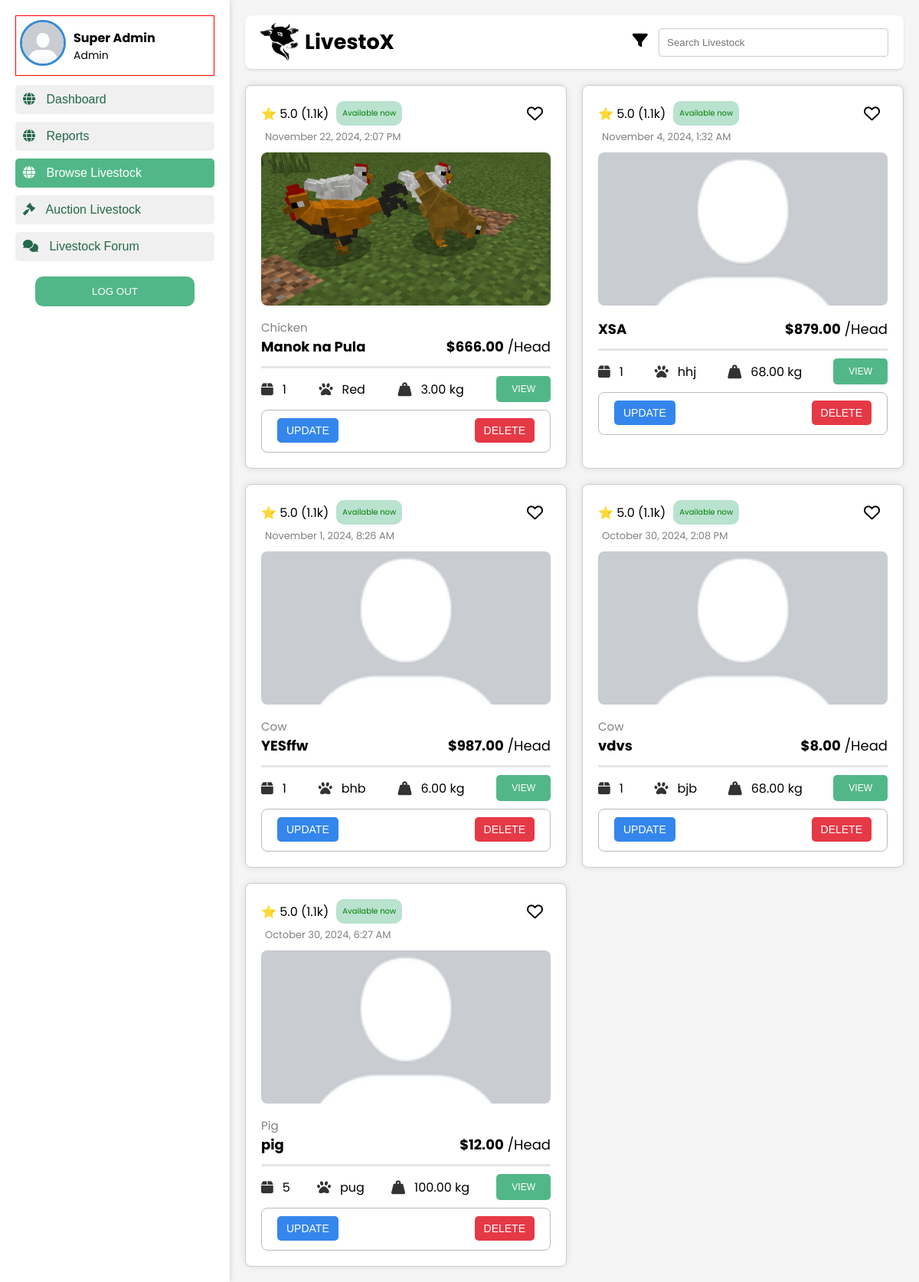
Before: /Frontend/Admin/browse_livestock.php (signed in) with the older database file.
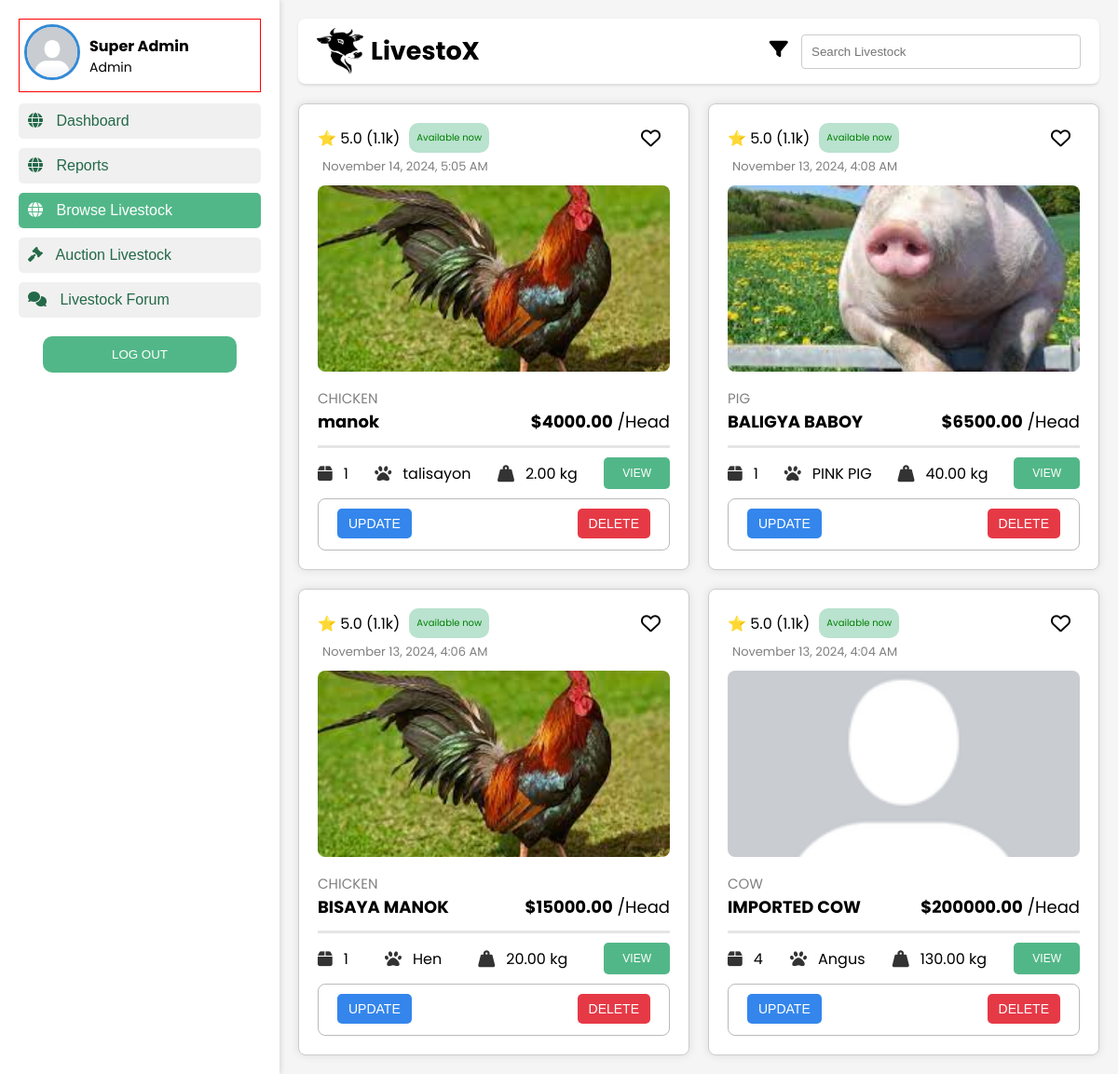
After: the same page with the newer database file.
### tables this page shows
CREATE TABLE `livestock_posts` (
  `post_id` int(11) NOT NULL,
  `farmer_id` int(11) NOT NULL,
  `title` varchar(255) NOT NULL,
  `description` text NOT NULL,
  `livestock_type` enum('COW','SHEEP','GOAT','CHICKEN','PIG') NOT NULL,
  `breed` varchar(100) DEFAULT NULL,
  `age` decimal(5,2) DEFAULT NULL COMMENT 'Age in years, e.g., 1.5 years',
  `weight` decimal(10,2) DEFAULT NULL COMMENT 'Weight in kilograms',
  `health_status` varchar(255) DEFAULT NULL,
  `location` varchar(255) DEFAULT NULL,
  `price` decimal(10,2) NOT NULL,
  `quantity` int(11) DEFAULT 1,
  `image_posts` varchar(255) DEFAULT NULL,
  `date_posted` timestamp NOT NULL DEFAULT current_timestamp(),
  `updated_at` timestamp NOT NULL DEFAULT current_timestamp() ON UPDATE current_timestamp(),
  `availability` enum('Available','Sold') DEFAULT 'Available'
);

### Frontend/Admin/browse_livestock.php (the view, shortened to what this page needs)
<?php
include('../../Backend/db/db_connect.php');
$user_id = $_SESSION['id'];
$query = "SELECT first_name, last_name, profile_picture, user_type FROM tbl_users WHERE id = ?";
$stmt = mysqli_prepare($con, $query);
mysqli_stmt_bind_param($stmt, 'i', $user_id);
mysqli_stmt_execute($stmt);
mysqli_stmt_bind_result($stmt, $first_name, $last_name, $profile_picture, $user_type);
$default_profile_picture = '../../Assets/default-profile.png';
$profile_image = !empty($profile_picture) && file_exists('../../uploads/profile_pictures/' . $profile_picture)
    ? '../../uploads/profile_pictures/' . $profile_picture
    : $default_profile_picture;
$livestock_posts_query = "SELECT lp.post_id, lp.title, lp.description, lp.price, lp.quantity, lp.image_posts, lp.date_posted, lp.livestock_type, lp.breed, lp.weight, u.id, u.first_name AS farmer_first_name, u.last_name AS farmer_last_name
                        FROM livestock_posts lp
                        JOIN tbl_users u ON lp.farmer_id = u.id
                        WHERE lp.availability = 'available'
                        ORDER BY lp.date_posted DESC";
$livestock_posts_result = mysqli_query($con, $livestock_posts_query);
?>
<!DOCTYPE html>
<html lang="en">
<head>
    <link rel="stylesheet" href="../../css/main.css">
    <link rel="stylesheet" href="../../css/admin_browse.css">
    <link rel="stylesheet" href="../../css/sidebar.css">
    <link rel="stylesheet" href="https://cdnjs.cloudflare.com/ajax/libs/font-awesome/6.0.0-beta3/css/all.min.css">
</head>
<body>
    <div class="container">
        <?php
        $page = 'browse_livestock';
        include('../../sidebar/sidebar-admin.php');
        ?>
        <div class="main-content">
            <header>
                <div class="livestock-logo">
                    <img src="../../Assets/livestock-logo.png" alt="Livestock Logo" class="livestock-img">
                    <div class="logo-name">LivestoX</div>
                </div>
                <div class="search">
                    <i class="fas fa-filter" onclick="showFilterPopup()"></i>
                    <input type="text" placeholder="Search Livestock">
                </div>
            </header>
            <div class="listings">
                <?php
                if (mysqli_num_rows($livestock_posts_result) > 0) {
                    while ($row = mysqli_fetch_assoc($livestock_posts_result)) {
                        $formatted_date_time = date('F j, Y, g:i A', strtotime($row['date_posted']));
                        $default_image = '../../Assets/default-profile.png';
                        $image_url = !empty($row['image_posts']) && file_exists('../../uploads/livestock_posts/' . $row['image_posts'])
                            ? '../../uploads/livestock_posts/' . htmlspecialchars($row['image_posts'])
                            : $default_image;
                ?>
                        <div class="listing-card" id="declaration-of-chat">
                            <div class="card-header">
                                <div class="rates">⭐ 5.0 (1.1k)</div>
                                <div class="availability"> Available now </div>
                                <div class="bookmark"> <i class="far fa-heart bookmark-icon"></i> </div>
                            </div>
                            <div class="post-date"><?php echo $formatted_date_time; ?></div>
                            <div class="listing-image">
                                <img src="<?php echo $image_url; ?>" alt="Livestock Image" class="livestock-img">
                            </div>
                            <div class="card-details">
                                <div class="card-info">
                                    <div class="animal-type"><?php echo htmlspecialchars($row['livestock_type'] ?? 'Unknown Type'); ?></div>
                                    <div class="card-bottom-info">
                                        <div class="livestock-title"> <strong><?php echo htmlspecialchars($row['title']); ?></strong></div>
                                        <div class="price"> <strong>$<?php echo htmlspecialchars($row['price']); ?></strong> /Head</div>
                                    </div>
                                </div>
                                <div class="card-more-info">
                                    <div class="info-item">
                                        <i class="fas fa-box"></i>
                                        <?php echo htmlspecialchars($row['quantity']); ?>
                                    </div>
                                    <div class="info-item">
                                        <i class="fas fa-paw"></i>
                                        <?php echo htmlspecialchars($row['breed'] ?? 'Unknown Breed'); ?>
                                    </div>
                                    <div class="info-item">
                                        <i class="fas fa-weight-hanging"></i>
                                        <?php echo htmlspecialchars($row['weight'] ?? 'Unknown Weight') . ' kg'; ?>
                                    </div>
                                    <div class="view-button">
                                        <a href="../../Frontend/Pages/details-page.php?post_id=<?php echo $row['post_id']; ?>" class="view-button-link">
                                            <button type="button">VIEW</button>
                                        </a>
                                    </div>
                                </div>
                                <div class="actions">
                                    <button class="update-button" onclick="openUpdateModal(<?php echo $row['post_id']; ?>)">UPDATE</button>
                                    <button class="delete-button" onclick="deleteListing(<?php echo $row['post_id']; ?>)">DELETE</button>
                                </div>
                            </div>
                        </div>
                <?php
                    }
                } else {
                    echo '<p>No livestock posts available.</p>';
                }
                ?>
            </div>
        </div>
    </div>
</body>
</html>

### sidebar/sidebar-admin.php
<div class="sidebar">
            <div class="profile-section">
                <div class="profile-image">
                    <img src="<?php echo htmlspecialchars($profile_image); ?>" alt="Profile Image">
                </div>
                <div class="profile-name">
                    <?php echo htmlspecialchars($first_name . ' ' . $last_name); ?>
                    <p class="user-type"><?php echo htmlspecialchars(ucfirst($user_type)); ?></p>
                </div>
            </div>
            <nav>
                <ul>
                    <li>
                        <a href="admin_dashboard.php" class="nav-button-link">
                            <button class="nav-button
                                <?php if ($page == 'admin_dashboard') {echo 'active';} ?>" href="../Frontend/Admin/admin_dashboard.php">
                                <i class="fas fa-globe"></i> Dashboard
                            </button>
                        </a>
                    </li>
                    <li>
                        <a href="reports.php" class="nav-button-link">
                            <button class="nav-button
                                <?php if ($page == 'reports') {echo 'active';} ?>" href="../Frontend/Admin/reports.php">
                                <i class="fas fa-globe"></i> Reports
                            </button>
                        </a>
                    </li>
                    <li>
                        <a href="browse_livestock.php" class="nav-button-link">
                            <button class="nav-button
                                <?php if ($page == 'browse_livestock') {echo 'active';} ?>" href="../Frontend/Admin/browse_livestock.php">
                                <i class="fas fa-globe"></i>  Browse Livestock
                            </button>
                        </a>
                    </li>
                    <li>
                        <a href="auction.php" class="nav-button-link">
                            <button class="nav-button
                                <?php if ($page == 'auction') {echo 'active';} ?>" href="../Frontend/Admin/auction.php">
                                <i class="fas fa-gavel"></i> Auction Livestock
                            </button>
                        </a>
                    </li>
                    <li>
                        <a href="livestock_forum.php" class="nav-button-link">
                            <button class="nav-button
                            <?php if ($page == 'livestock_forum') {echo 'active';} ?>" href="../Frontend/Admin/livestock_forum.php">
                            <i class="fas fa-comments"></i> Livestock Forum</button>
                        </a>
                    </li>
                </ul>
            </nav>
            <div class="logout">
                <a href="../../Backend/login/logout.php" id="logout-link">
                    <button type="button" class="logout-button" onclick="confirmLogout(event)">LOG OUT</button>
                </a>
            </div>
        </div>

### css/main.css (style rules this page uses)
* { padding: 0; margin: 0; box-sizing: border-box; }
body { font-family: "Poppins", sans-serif; margin: 0; padding: 0; display: flex; height: 100vh; background-color: #f5f5f5; }
header { display: flex; align-items: center; padding: 10px 20px; background-color: #fff; border-bottom: 1px solid #ddd; border-radius: 8px; box-shadow: 0 1px 3px rgba(0, 0, 0, 0.1); }
.livestock-logo { display: flex; }
.logo-name { display: flex; align-items: center; margin-left: 8px; font-size: 27px; font-weight: bold; }
img { height: 50px; width: 50px; }

### css/admin_browse.css (style rules this page uses)
.container { display: flex; width: 100%; }
.main-content { flex: 1; padding: 20px; overflow-y: auto; }
header { display: flex; justify-content: space-between; align-items: center; margin-bottom: 20px; }
.search input { padding: 10px; width: 300px; border: 1px solid #ccc; border-radius: 4px; }
.search i { cursor: pointer; font-size: 20px; }
.listings { display: grid; grid-template-columns: repeat(auto-fit, minmax(300px, 1fr)); gap: 20px; }
.listing-card { background-color: white; border: 1px solid #ccc; border-radius: 8px; padding: 20px; box-shadow: 0 0 10px rgba(0, 0, 0, 0.1); }
.listing-image img { width: 100%; height: 200px; object-fit: cover; border-radius: 8px; }
.card-details { margin-top: 10px; }
.animal-type { font-size: 15px; color: grey; }
.card-info { margin-bottom: 10px; border-bottom: 3px solid rgba(128, 128, 128, 0.205); padding-bottom: 12px; }
.card-bottom-info { font-size: 18px; display: flex; justify-content: space-between; }
.card-more-info { font-size: 16px; display: flex; justify-content: space-between; gap: 8px; align-items: center; flex-wrap: wrap; }
.info-item { display: flex; align-items: center; gap: 2px; }
.card-more-info i { font-size: 18px; color: #333; }
.view-button { display: flex; align-items: center; }
.view-button button { padding: 10px 20px; font-size: 12px; background-color: #52b788; color: white; border: none; border-radius: 5px; cursor: pointer; }
.card-header { display: flex; gap: 10px; align-items: center; }
.availability { color: green; font-size: 10px; padding: 8px; border-radius: 10px; background-color: #52b78866; }
.bookmark { font-size: 21px; margin-left: auto; }
.post-date { font-size: 13px; color: grey; margin-top: 5px; margin-bottom: 10px; margin-left: 5px; }
.actions { border: 1px solid rgba(128, 128, 128, 0.547); display: flex; justify-content: space-between; margin-top: 10px; padding: 5px 20px 12px 20px; border-radius: 8px; }
.actions .update-button, .actions .delete-button, .chat-button { padding: 8px 12px; margin-top: 5px; color: white; border: none; cursor: pointer; border-radius: 5px; font-size: 14px; }
.actions .update-button { background-color: #3486ec; }
.actions .delete-button { background-color: #E63946; }

### css/sidebar.css (style rules this page uses)
.sidebar { width: 300px; background-color: #ffffff; padding: 20px; box-shadow: 2px 0 5px rgba(0, 0, 0, 0.1); }
.profile-section { display: flex; align-items: center; border: 1px solid red; padding: 5px; }
.profile-image img { border: 3px solid #348ad5; border-radius: 50%; width: 60px; height: 60px; object-fit: cover; }
.profile-name { margin-left: 10px; font-size: 16px; font-weight: bold; }
.profile-name p { font-size: 14px; font-weight: lighter; }
nav ul { margin-top: 12px; list-style: none; padding: 0; }
nav ul li { margin-bottom: 10px; color: #52B788; }
.nav-button { display: block; width: 100%; padding: 10px; background-color: #f0f0f0; color: #246949; border: none; text-align: left; font-size: 16px; cursor: pointer; border-radius: 5px; }
.active { background: #52B788; color: white; }
i { margin-right: 10px; }
.logout-button { border: none; padding: 12px 20px; width: 80%; border-radius: 10px; color: white; background-color: #52B788; margin-top: 20px; display: block; margin-left: auto; margin-right: auto; cursor: pointer; }
.logout a { text-decoration: none; }
.nav-button-link { text-decoration: none; }

Changed rows visible on the page:
removed livestock_posts: date_posted "November 22, 2024, 2:07 PM", image_posts (picture), livestock_type "Chicken", title "Manok na Pula", price "666.00", quantity "1", breed "Red", weight "3.00"
removed livestock_posts: date_posted "November 4, 2024, 1:32 AM", title "XSA", price "879.00", quantity "1", breed "hhj", weight "68.00"
removed livestock_posts: date_posted "November 1, 2024, 8:26 AM", livestock_type "Cow", title "YESffw", price "987.00", quantity "1", breed "bhb", weight "6.00"
removed livestock_posts: date_posted "October 30, 2024, 2:08 PM", livestock_type "Cow", title "vdvs", price "8.00", quantity "1", breed "bjb", weight "68.00"
removed livestock_posts: date_posted "October 30, 2024, 6:27 AM", livestock_type "Pig", title "pig", price "12.00", quantity "5", breed "pug", weight "100.00"
added livestock_posts: date_posted "November 14, 2024, 5:05 AM", image_posts (picture), livestock_type "CHICKEN", title "manok", price "4000.00", quantity "1", breed "talisayon", weight "2.00"
added livestock_posts: date_posted "November 13, 2024, 4:08 AM", image_posts (picture), livestock_type "PIG", title "BALIGYA BABOY", price "6500.00", quantity "1", breed "PINK PIG", weight "40.00"
added livestock_posts: date_posted "November 13, 2024, 4:06 AM", image_posts (picture), livestock_type "CHICKEN", title "BISAYA MANOK", price "15000.00", quantity "1", breed "Hen", weight "20.00"
added livestock_posts: date_posted "November 13, 2024, 4:04 AM", livestock_type "COW", title "IMPORTED COW", price "200000.00", quantity "4", breed "Angus", weight "130.00"
